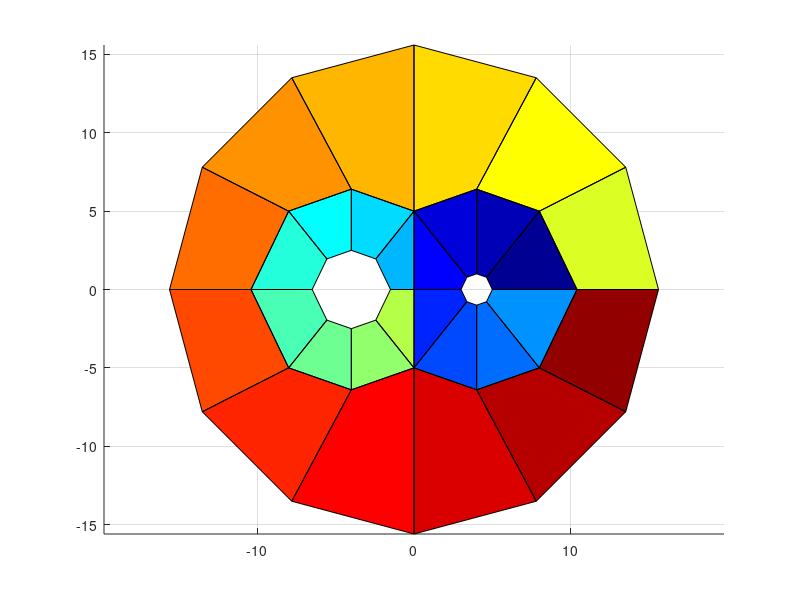

The MATLAB source for this figure:
r1 = 1;
r2=2.5;
h = 4;
k = 1.5;

y0 = 2*max(r1,r2);
R0 = hypot(y0,h);
b = k*hypot(y0,h);
a = k*(h+hypot(y0,h));
theta = zeros(8,1);
theta(1:2:8) = (0:3)*pi/2;
theta(2) = atan2(y0,h);
theta(4) = atan2(y0,-h);
theta(6) = atan2(-y0,-h);
theta(8) = atan2(-y0,h);

phi = pi/6*(0:11)';

rightC = h+r1*exp(1i*theta); % inner circle right side
leftC = -h+r2*exp(1i*theta); % inner circle left side
R = h+R0*exp(1i*theta); % outer circle right
S = -h+R0*exp(1i*theta); % outer circle left
outerC = [R(1:4); S(3:7); R(6:8)]; % outer circle
outerE = a.*exp(1i*phi);
hold on;

points = [rightC;leftC;outerC;outerE;0];
% figure(1); clf;
% plot(points,'*');
% axis equal;

nquad = 28;
quad = zeros(nquad,4);
quad(:,4) = 1:28;
quad(:,3) = quad([2:8,1,10:16,9,18:28,17],4);
quad(:,1) = [18:20,41,26:28,17,20:26,41,30:40,29];
quad(:,2) = quad([8,1:7,16,9:15,28,17:27],1);

% fence(i,:) refers gives information on interface i.
% key: [East, West, North, South] = [1, 2, 3, 4].
% i.e. fence(i,:)= [3,8,4,1].
% interface i is on North (3) of Quad 8, and South (4) of Quad 1.
% in this example, fence(i,1) is the side of quad 1 found on the interface i.
% fence(i,2) is quad 1.
% fence(i,3) is the side of quad 2 found on interface i.
% fence(i,4) is quad 2.
nfence = 42;
fence = zeros(nfence,4);
fence(1:28,1) = 4;
fence(1:28,2) = 1:28;
fence(1:28,3) = 3;
fence(1:28,4)= [8,1:7,16,9:15,28,17:27]; %north on radial boundries
fence(29:40,1) = 2;
fence(29:40,2) = 17:28;
fence(29:40,3) = 1;
fence(29:40,4) = [1:3,10:15,6:8];
fence(41,:) = [1,4,1,9];
fence(42,:) = [1,5,1,16];

hold on
X=real(points(quad(:,[2,1,3,4])'));
Y=imag(points(quad(:,[2,1,3,4])'));
colormap(jet(size(quad,1)));
C = 1:size(quad,1);
patch(X,Y,C)
axis equal;
grid on;
hold off